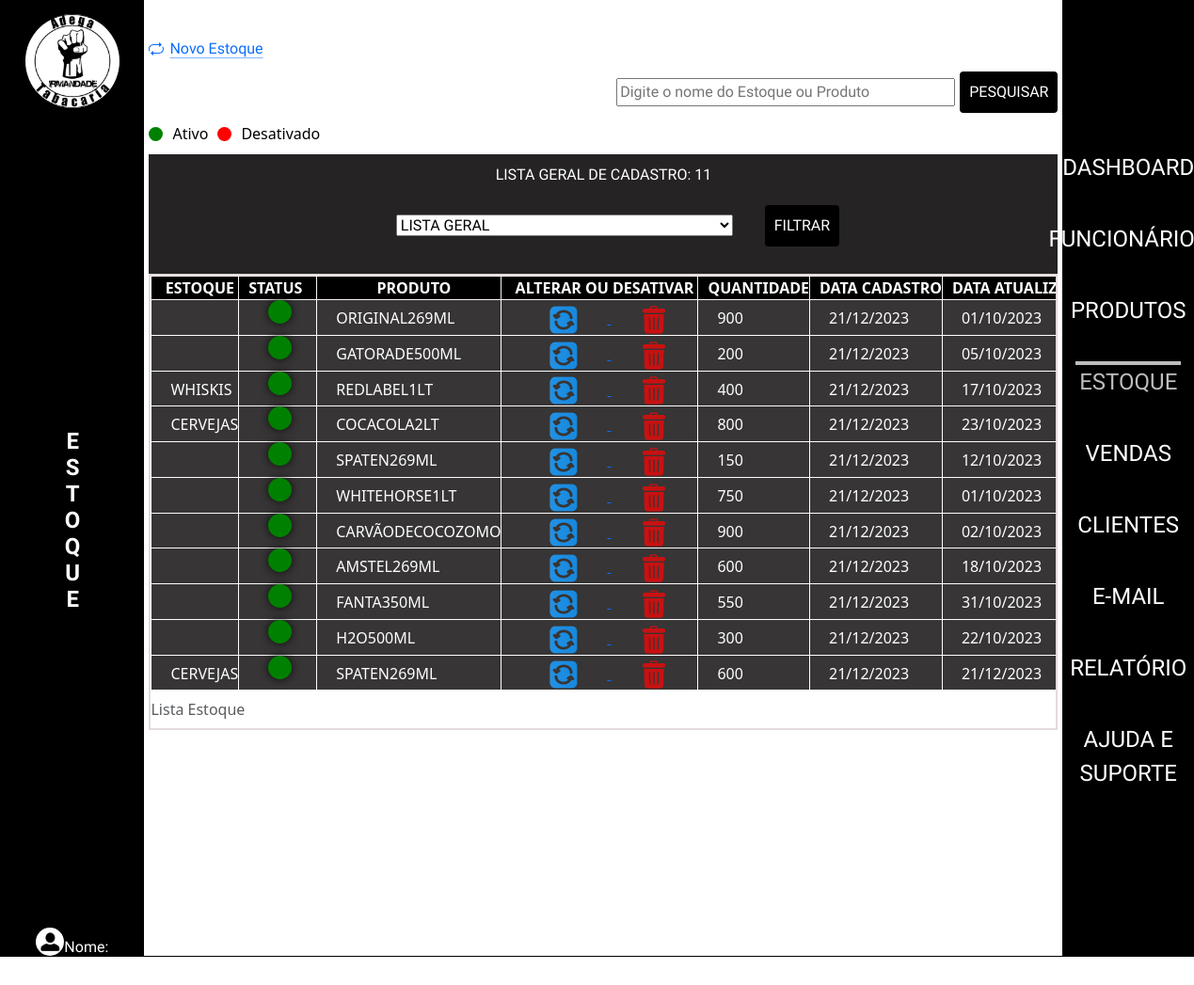
The app's page /admin/index.php?p=estoque with its own data.
### tables this page shows
CREATE TABLE `tblestoque` (
  `idEstoque` int(11) NOT NULL,
  `nomeEstoque` varchar(100) DEFAULT NULL,
  `quantidadeEstoque` int(11) DEFAULT NULL,
  `dataCadastroEstoque` date DEFAULT curdate(),
  `dataAtualiEstoque` date DEFAULT curdate(),
  `statusEstoque` varchar(10) DEFAULT NULL,
  `horaEstoque` time DEFAULT curtime(),
  `idProduto` int(11) DEFAULT NULL
);

CREATE TABLE `tblprodutos` (
  `idProduto` int(11) NOT NULL,
  `nomeProduto` varchar(255) DEFAULT NULL,
  `descricaoProduto` varchar(50) DEFAULT NULL,
  `categoriaProduto` varchar(50) DEFAULT NULL,
  `statusProduto` varchar(255) DEFAULT 'Ativo',
  `precoCompraProduto` double(10,2) DEFAULT NULL,
  `precoVendaProduto` double(10,2) DEFAULT NULL,
  `fornecedorProduto` varchar(20) DEFAULT NULL,
  `dataReceProduto` date DEFAULT curdate(),
  `horaProduto` time DEFAULT curtime()
);

### admin/class/estoque.php (called while the page is built, shortened)
<?php
class EstoqueClass
{
    public function listarEstoque()
{
    $sql = "SELECT
        m.idEstoque,
        m.nomeEstoque,
        m.quantidadeEstoque,
        m.dataCadastroEstoque,
        m.dataAtualiEstoque,
        m.statusEstoque,
        m.horaEstoque,
        a.nomeProduto
    FROM
        tblestoque m
    INNER JOIN
        tblprodutos a ON m.idProduto = a.idProduto
    WHERE
        m.statusEstoque = 'ATIVO'
    ORDER BY
        m.idEstoque ASC";
    try {
        $conn = Conexao::LigarConexao();
        $resultado = $conn->query($sql);
        $lista = $resultado->fetchAll();
        return $lista;
    } catch (PDOException $e) {
        echo "Erro na consulta: " . $e->getMessage();
        return false;
    }
}
public function listarEstoqueDesativados()
{
    $sql = "SELECT
        m.idEstoque,
        m.nomeEstoque,
        m.quantidadeEstoque,
        m.dataCadastroEstoque,
        m.dataAtualiEstoque,
        m.statusEstoque,
        m.horaEstoque,
        a.nomeProduto
    FROM
        tblestoque m
    INNER JOIN
        tblprodutos a ON m.idProduto = a.idProduto
    WHERE
        m.statusEstoque = 'DESATIVADO'
    ORDER BY
        m.idEstoque ASC";
    try {
        $conn = Conexao::LigarConexao();
        $resultado = $conn->query($sql);
        $lista = $resultado->fetchAll();
        return $lista;
    } catch (PDOException $e) {
        echo "Erro na consulta: " . $e->getMessage();
        return false;
    }
}
}

### admin/estoque/listar.php (the view, shortened to what this page needs)
<?php
require_once('class/estoque.php');
$estoque = new EstoqueClass();
$listaAtivos = $estoque->listarEstoque();
$listaDesativados = $estoque->listarEstoqueDesativados();
$listaFiltrada = array_merge($listaAtivos, $listaDesativados);
$statusFiltrar = '';
$totalCadastrados = count($listaFiltrada);
$totalAtivos = count($listaAtivos);
$totalDesativados = count($listaDesativados);
?>
<div>
    <a class="icon-link icon-link-hover" style="--bs-icon-link-transform: translate3d(0, -.125rem, 0);" href="index.php?p=estoque&e=cadastrar">
        Novo Estoque
    </a>
</div>
<div>
    <form class="CampoPes" action="" method="POST">
        <input type="text" id="searchInput" name="searchInput" placeholder="Digite o nome do Estoque ou Produto">
        <button type="submit">Pesquisar</button>
    </form>
</div>
<?php if (empty($statusFiltrar) || $statusFiltrar === 'LISTA GERAL') : ?>
    <div class="legenda-status">
        <div class="bolinha verde"></div>
        <span>Ativo</span>
        <div class="bolinha vermelha"></div>
        <span>Desativado</span>
    </div>
<?php endif; ?>
<form class="formStatus" action="" method="POST">
    <div>
        <select class="seleAtual" aria-label="Default select example" name="statusEstoque">
            <option value="" <?php echo empty($statusFiltrar) ? 'selected' : 'LISTA GERAL'; ?>>LISTA GERAL</option>
        </select>
        <button type="submit">Filtrar</button>
    </div>
    <div>
        <?php if ($statusFiltrar === 'ATIVO') : ?>
            <p class="total">Total de ativos: <?php echo $totalAtivos; ?></p>
        <?php elseif ($statusFiltrar === 'DESATIVADO') : ?>
            <p class="total">Total de desativados: <?php echo $totalDesativados; ?></p>
        <?php else : ?>
            <p class="total">Lista Geral de Cadastro: <?php echo $totalCadastrados; ?></p>
        <?php endif; ?>
    </div>
</form>
<div class="table-container" id="arrastarMouse">
    <div>
        <table>
            <caption>Lista Estoque</caption>
            <thead>
                <tr>
                    <th>Estoque</th>
                    <?php if (empty($statusFiltrar) || $statusFiltrar === 'LISTA GERAL') : ?>
                        <th class="spanstatus">Status</th>
                    <?php endif; ?>
                    <th>Produto</th>
                    <?php if ($statusFiltrar !== 'DESATIVADO') : ?>
                        <th>Alterar ou Desativar</th>
                    <?php endif; ?>
                    <th>Quantidade</th>
                    <th>Data Cadastro</th>
                    <th>Data Atualização</th>
                </tr>
            </thead>
            <tbody>
                <?php foreach ($listaFiltrada as $linha) : ?>
                    <?php if (empty($statusFiltrar) || $linha['statusEstoque'] === $statusFiltrar) : ?>
                        <tr>
                            <td><?php echo $linha['nomeEstoque'] ?></td>
                            <?php if (empty($statusFiltrar) || $statusFiltrar === 'LISTA GERAL') : ?>
                                <td class="spanstatus">
                                    <?php if ($linha['statusEstoque'] === 'ATIVO') : ?>
                                        <span class="status-span active-status"></span>
                                    <?php else : ?>
                                        <span class="status-span inactive-status"></span>
                                    <?php endif; ?>
                                </td>
                            <?php endif; ?>
                            <td><?php echo $linha['nomeProduto'] ?></td>
                            <?php if ($statusFiltrar !== 'DESATIVADO') : ?>
                                <td class="btngrudsicone">
                                    <a href="index.php?p=estoque&e=atualizar&id=<?php echo $linha['idEstoque'] ?>">
                                        <img src="./img/setas-flechas.png" alt="">
                                    </a>
                                    <a href="index.php?p=estoque&e=desativar&id=<?php echo $linha['idEstoque'] ?>" onclick="return confirmarDesativacao()">
                                        <img src="./img/lixeira-de-reciclagem.png" alt="">
                                    </a>
                                </td>
                            <?php endif; ?>
                            <td><?php echo $linha['quantidadeEstoque'] ?></td>
                            <td><?php echo date('d/m/Y', strtotime($linha['dataCadastroEstoque'])) ?></td>
                            <td><?php echo date('d/m/Y', strtotime($linha['dataAtualiEstoque'])) ?></td>
                        </tr>
                    <?php endif; ?>
                <?php endforeach; ?>
            </tbody>
        </table>
    </div>
</div>

### admin/css/estilo.css (style rules this page uses)
* a, h1, h2, h3, h4 { font-family: 'Secular One'; font-size: 16px; text-align: center; margin: 0; padding: 0; box-sizing: border-box; }
body { display: flex; flex-direction: column; min-height: 100vh; color: #ffffff; }
.table-container { max-height: 800px; overflow-y: auto; overflow-x: auto; border: 2px solid #e3dada; text-align: justify; white-space: nowrap; cursor: grab; }
table { width: 100%; border-collapse: collapse; border: 1px solid #f8f1f1; }
td { background: #373535; border: 1px solid #fff; color: #fff; text-indent: 20px; text-transform: uppercase; width: 100%; }
th { border: 1px solid #f8f1f1; text-align: center; font-size: 1.0em; font-weight: bold; text-transform: uppercase; text-indent: 10px; background: #000000; color: #ffffff; }
form { display: flex; flex-direction: column; align-items: center; background: #252323; width: 100%; font-family: 'Secular One'; text-transform: uppercase; }
input { margin: 5px 5px; width: 360px; }
select { margin: 30px; }
button { margin: 10px 0; padding: 10px; background-color: #000000; color: #fff; border: none; border-radius: 4px; text-transform: uppercase; }
.seleAtual { width: 358px; }
.total { color: #ffffff; font-size: 1.0em; margin-bottom: 0; }
.formStatus { display: flex; flex-direction: column-reverse; justify-content: space-around; padding: 10px; }
.CampoPes { display: flex; justify-content: flex-end; flex-direction: row; background: none; }
.btngrudsicone img { margin-right: 30px; margin-left: 30px; }
.spanstatus { text-align: center; padding-right: 15px; }
.status-span { display: inline-block; width: 25px; height: 25px; border-radius: 50%; box-shadow: 0 0 10px rgba(0, 0, 0, 0.8); }
.active-status { background-color: green; animation: pulse 1s infinite alternate; padding: 5px 5px; }
.legenda-status { display: flex; align-items: center; gap: 10px; margin-bottom: 10px; }
.bolinha { width: 15px; height: 15px; border-radius: 50%; }
.verde { background-color: green; }
.vermelha { background-color: red; }

### records on screen
tblestoque: statusEstoque "ATIVO" (drawn), idProduto.nomeProduto "ORIGINAL269ML", quantidadeEstoque "900", dataCadastroEstoque "21/12/2023", dataAtualiEstoque "01/10/2023"
tblestoque: statusEstoque "ATIVO" (drawn), idProduto.nomeProduto "GATORADE500ML", quantidadeEstoque "200", dataCadastroEstoque "21/12/2023", dataAtualiEstoque "05/10/2023"
tblestoque: nomeEstoque "WHISKIS", statusEstoque "ATIVO" (drawn), idProduto.nomeProduto "REDLABEL1LT", quantidadeEstoque "400", dataCadastroEstoque "21/12/2023", dataAtualiEstoque "17/10/2023"
tblestoque: nomeEstoque "CERVEJAS", statusEstoque "ATIVO" (drawn), idProduto.nomeProduto "COCACOLA2LT", quantidadeEstoque "800", dataCadastroEstoque "21/12/2023", dataAtualiEstoque "23/10/2023"
tblestoque: statusEstoque "ATIVO" (drawn), idProduto.nomeProduto "SPATEN269ML", quantidadeEstoque "150", dataCadastroEstoque "21/12/2023", dataAtualiEstoque "12/10/2023"
tblestoque: statusEstoque "ATIVO" (drawn), idProduto.nomeProduto "WHITEHORSE1LT", quantidadeEstoque "750", dataCadastroEstoque "21/12/2023", dataAtualiEstoque "01/10/2023"
tblestoque: statusEstoque "ATIVO" (drawn), idProduto.nomeProduto "CARVÃODECOCOZOMO", quantidadeEstoque "900", dataCadastroEstoque "21/12/2023", dataAtualiEstoque "02/10/2023"
tblestoque: statusEstoque "ATIVO" (drawn), idProduto.nomeProduto "AMSTEL269ML", quantidadeEstoque "600", dataCadastroEstoque "21/12/2023", dataAtualiEstoque "18/10/2023"
tblestoque: statusEstoque "ATIVO" (drawn), idProduto.nomeProduto "FANTA350ML", quantidadeEstoque "550", dataCadastroEstoque "21/12/2023", dataAtualiEstoque "31/10/2023"
tblestoque: statusEstoque "ATIVO" (drawn), idProduto.nomeProduto "H2O500ML", quantidadeEstoque "300", dataCadastroEstoque "21/12/2023", dataAtualiEstoque "22/10/2023"
tblestoque: nomeEstoque "CERVEJAS", statusEstoque "ATIVO" (drawn), idProduto.nomeProduto "SPATEN269ML", quantidadeEstoque "600", dataCadastroEstoque "21/12/2023", dataAtualiEstoque "21/12/2023"

### other values on screen
$texto[$i] "E"
$texto[$i] "S"
$texto[$i] "T"
$texto[$i] "O"
$texto[$i] "Q"
$texto[$i] "U"
$totalCadastrados "11"
